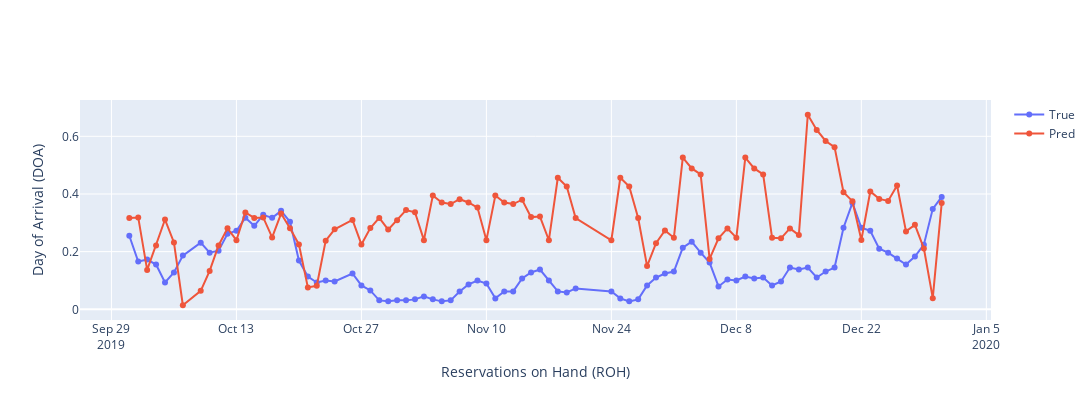

The code cell stored with this chart in its notebook:
### Code cell
dx = X_test[X_test['LeadTime']==X_test['LeadTime'].max()]

fig = go.Figure()
fig.add_trace(go.Scatter(x=dx.index, y=dx['True'],mode='markers+lines',name='True'))
fig.add_trace(go.Scatter(x=dx.index, y=dx['Pred'],mode='markers+lines',name='Pred'))

fig.update_layout(autosize=False,width=1500,height=400,xaxis_title="Reservations on Hand (ROH)",yaxis_title="Day of Arrival (DOA)")
fig.show()
